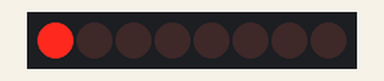
The sketch below on a simulated Arduino Uno, built with avr-gcc and run on an emulated ATmega328P. Shown: 8 shift-register outputs drawn as a row of LEDs (first output left, lit = HIGH). Wiring (inferred from the names in the program): shift register (74HC595): data pin 2; shift clock pin 3; latch pin 4. Wiring (inferred from the signals the program sends): row of LEDs: on Q0, Q1, Q2, Q3, Q4, Q5, Q6, Q7.

Above: at 1.1 s.
At 5.1 s:
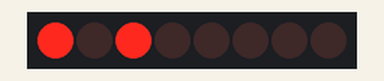
At 10.1 s:
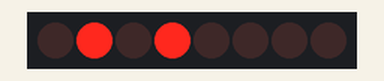
At 20.1 s:
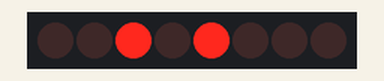
At 29.1 s:
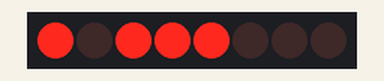
At 39.1 s:
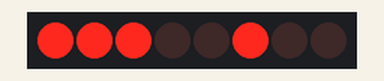
Timing chart, 0 to 40.0 s (numbered marks = the images above):
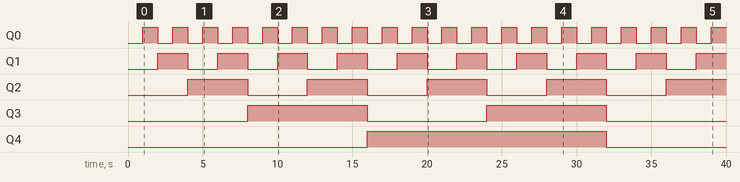

Measured:
- by itself, Q0: alternates HIGH for 1.0 s and LOW for 1.0 s
- by itself, Q1: alternates HIGH for 2.0 s and LOW for 2.0 s
- by itself, Q2: alternates HIGH for 4.0 s and LOW for 4.0 s
- by itself, Q3: alternates HIGH for 8.0 s and LOW for 8.0 s
- by itself, Q4: LOW → HIGH at 16.0 s, → LOW 16.0 s later

The sketch:

labview.ino
```cpp
// Pin definitions:
// The 74HC595 uses a type of serial connection called SPI
// (Serial Peripheral Interface) that requires three pins:

int datapin = 2;
int clockpin = 3;
int latchpin = 4;

// We'll also declare a global variable for the data we're
// sending to the shift register:

byte data = 0;


void setup()
{
  digitalWrite(13, LOW);
  // Set the three SPI pins to be outputs:

  pinMode(datapin, OUTPUT);
  pinMode(clockpin, OUTPUT);
  pinMode(latchpin, OUTPUT);
}


void loop()
{
  binaryCount();        // Bit patterns from 0 to 255
}


void shiftWrite(int desiredPin, boolean desiredState)
{
// This function lets you make the shift register outputs
// HIGH or LOW in exactly the same way that you use digitalWrite().

  bitWrite(data,desiredPin,desiredState); //Change desired bit to 0 or 1 in "data"

  // Now we'll actually send that data to the shift register.
  // The shiftOut() function does all the hard work of
  // manipulating the data and clock pins to move the data
  // into the shift register:

  shiftOut(datapin, clockpin, MSBFIRST, data); //Send "data" to the shift register

  //Toggle the latchPin to make "data" appear at the outputs
  digitalWrite(latchpin, HIGH);
  digitalWrite(latchpin, LOW);
}

void binaryCount()
{
// This function creates a visual representation of the on/off pattern
// of bits in a byte.

  int delayTime = 1000; // time (milliseconds) to pause between LEDs
                        // make this smaller for faster switching

  // Send the data byte to the shift register:

  shiftOut(datapin, clockpin, MSBFIRST, data);

  // Toggle the latch pin to make the data appear at the outputs:

  digitalWrite(latchpin, HIGH);
  digitalWrite(latchpin, LOW);

  // Add one to data, and repeat!
  // (Because a byte type can only store numbers from 0 to 255,
  // if we add more than that, it will "roll around" back to 0
  // and start over).

  data++;

  // Delay so you can see what's going on:

  delay(delayTime);
}
```
